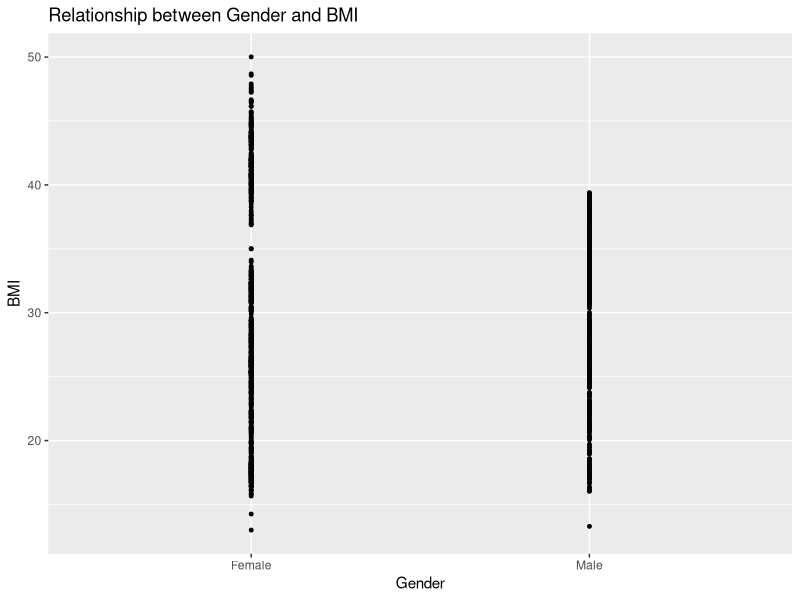
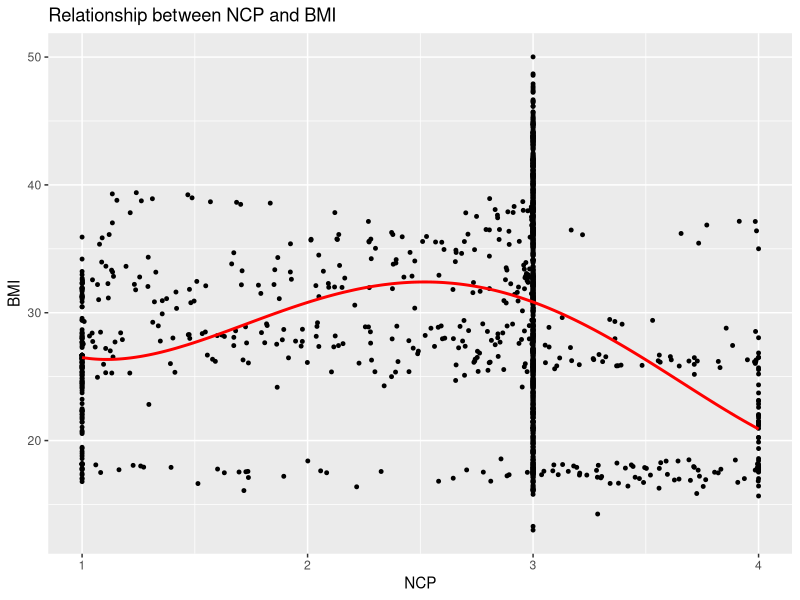
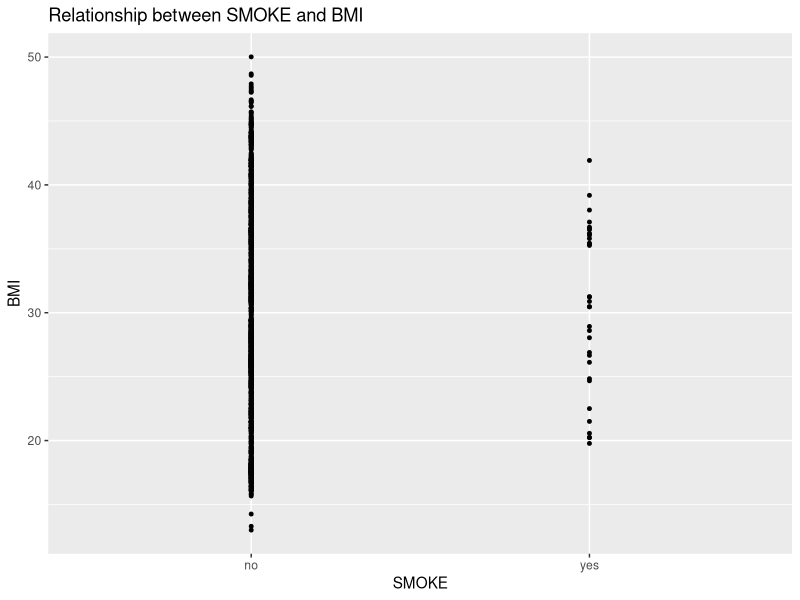
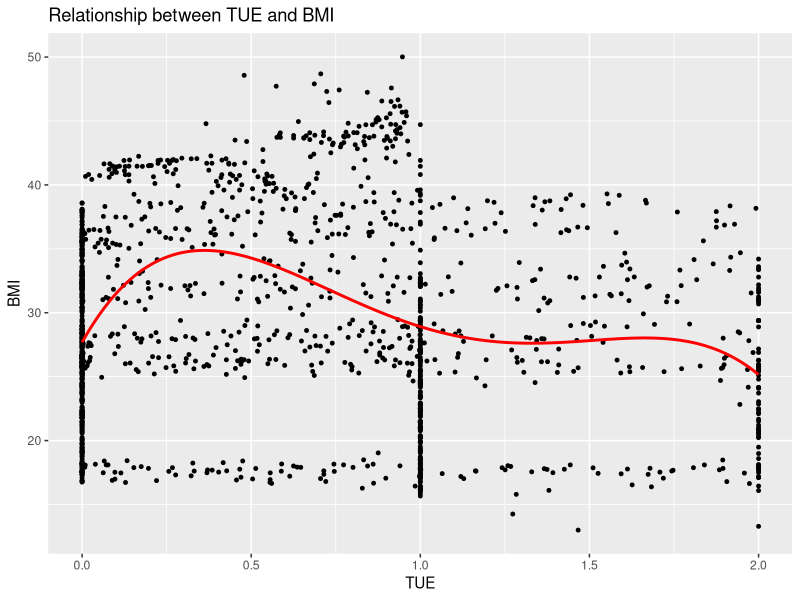

The R script that drew these images, in order:
## ---- chunk 1
knitr::opts_chunk$set(echo = FALSE, warning = FALSE, message=FALSE, tidy.opts=list(width.cutoff=90), tidy=TRUE)
## ---- chunk 2
# -------------------------------------
# Setup Code Chunk
# Add any libraries etc used here.
# -------------------------------------
library(ggplot2)
library(tidyverse)

# Data importing
dataset = read.csv("ObesityDataSet_raw_and_data_sinthetic.csv")

# factor all categorical variables
dataset[sapply(dataset, is.character)] = lapply(dataset[sapply(dataset, is.character)], as.factor)

set.seed(1)
row.number = sample(1:nrow(dataset), 0.7 * nrow(dataset))
trainData = dataset[row.number, ]
testData = dataset[-row.number, ]

# BMI to use
BMI = trainData$Weight / (trainData$Height ^2)
## ---- chunk 3
# -----------------------------------------
# Lets graph the regression models
# -----------------------------------------

# -----------------------------------------
# Gender
m = lm(BMI ~ poly(Gender, 1), data = trainData)
trainData |>
  mutate(fitted = fitted(m)) |>
  ggplot(aes(x = Gender)) + geom_point(aes(y = BMI), size = 1) +
  ggtitle("Relationship between Gender and BMI")
# -----------------------------------------

# -----------------------------------------
# NCP
m = lm(BMI ~ poly(NCP, 4), data = trainData)
trainData |>
  mutate(fitted = fitted(m)) |>
  ggplot(aes(x = NCP)) + geom_point(aes(y = BMI), size = 1) +
  geom_line(aes(y = fitted),
            colour = "red", linewidth = 1) + 
  ggtitle("Relationship between NCP and BMI")
# -----------------------------------------

# -----------------------------------------
# SMOKE
m = lm(BMI ~ poly(SMOKE, 1), data = trainData)
trainData |> 
  mutate(fitted = fitted(m)) |> 
  ggplot(aes(x = SMOKE)) + geom_point(aes(y = BMI), size = 1) + 
  ggtitle("Relationship between SMOKE and BMI")
# -----------------------------------------

# -----------------------------------------
# TUE
m = lm(BMI ~ poly(TUE, 4), data = trainData)
trainData |>
  mutate(fitted = fitted(m)) |>
  ggplot(aes(x = TUE)) + geom_point(aes(y = BMI), size = 1) +
  geom_line(aes(y = fitted),
            colour = "red", linewidth = 1) +
  ggtitle("Relationship between TUE and BMI")
# -----------------------------------------
## ---- chunk 4
cat("Minimum: ", min(BMI))
cat("Maximum: ", max(BMI))
